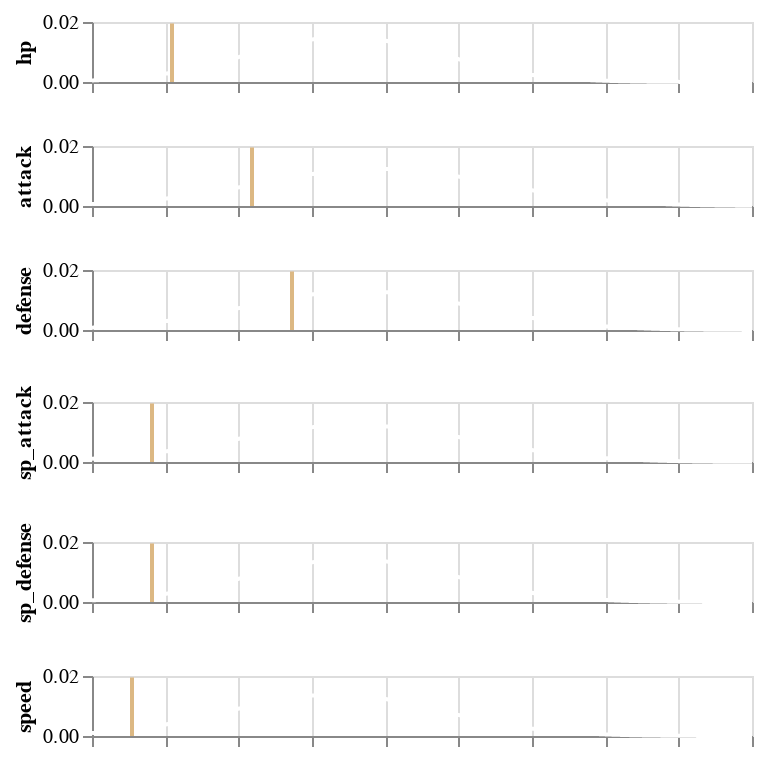

Notebook code for this chart:
### Code cell
import pandas as pd # type: ignore
import numpy as np # type: ignore
from scipy.stats import norm # type: ignore
import altair as alt # type : ignore
from typing import Optional
from functools import reduce
from itertools import chain
Vcat = lambda R,S: R & S
Ocat = lambda C,D: C + D

from models import df, COLORS_by_TYPE


types = set(chain.from_iterable(df[['type1', 'type2']].values)) - {np.nan}

ordering = pd.DataFrame(np.ones((len(types), len(types))), columns=types, index=types)



class PokeDescribe: 
    def __init__(self, datf: pd.DataFrame): 
        self.TYPE_COLOR_MAPPING = COLORS_by_TYPE
        self.HEIGHT = 30
        self.WIDTH = 330
        self.xlim = (0, 180)
        self.stats = ['hp', 'attack', 'defense', 
                      'sp_attack', 'sp_defense', 'speed']
        self.df = datf
        self.x = np.linspace(self.xlim[0], self.xlim[1], 1000)
        self.gaussians = {name: norm(loc=self.df[name].mean(), 
                                     scale=self.df[name].std()) 
                          for name in self.stats}
        self.bells = pd.DataFrame({**{'x': self.x}, 
                                   **{name: self.gaussians[name].pdf(self.x) 
                                      for name in self.stats}})
        self.C = alt.Chart(self.bells, 
                           height=self.HEIGHT, 
                           width=self.WIDTH
                          ).mark_line(color='white').encode(
            x=alt.X('x', title=None, axis=alt.Axis(labels=False)))
        self.charts = {name: self.C.encode(y=alt.Y(name, title=name)) for name in self.stats}
        self.BellCurves = reduce(Vcat, [self.charts[name] for name in self.stats])

class PokeDescribeNAME(PokeDescribe): 
    def __init__(self, datf: pd.DataFrame, Name: str): 
        super().__init__(datf)
        self.PSI = 50
        self.pokename = Name
        self.typ = self.df[self.df.name==self.pokename].type1.values[0]
        self.typ_color = self.TYPE_COLOR_MAPPING[self.typ]
        self.y_max = 1.3 * max([max(ls) for ls in [self.gaussians[st].pdf(self.x) for st in self.stats]])
        self.y = pd.DataFrame({'y': np.linspace(0, self.y_max, self.PSI)})
        self.D = alt.Chart(self.y).mark_line(color=self.typ_color).encode(y=alt.Y('y', title=''))
        self.means = {st: self.df[self.df.name==self.pokename][st].mean() for st in self.stats}
        self.Dcharts = {st: self.D.encode(x=alt.value(self.means[st]))
                        for st in self.stats}
        self.SHOW = reduce(Vcat, [self.charts[st] + self.Dcharts[st] 
                                  for st in self.stats]
                          ).configure_text(color='white', angle=90)

### Figure 1 — Vega-Lite specification as saved in the notebook (floating-point values rounded to 4 significant figures; data arrays with more than 128 entries replaced by an {"elided": "..."} marker saying what was removed)
{"$schema": "https://vega.github.io/schema/vega-lite/v2.6.0.json", "config": {"text": {"angle": 90, "color": "white"}, "view": {"height": 300, "width": 400}}, "datasets": {"data-befba9a85dc339b9acaf9ca72544468e": [{"y": 0}, {"y": 0.0003983}, {"y": 0.0007965}, {"y": 0.001195}, {"y": 0.001593}, {"y": 0.001991}, {"y": 0.00239}, {"y": 0.002788}, {"y": 0.003186}, {"y": 0.003584}, {"y": 0.003983}, {"y": 0.004381}, {"y": 0.004779}, {"y": 0.005177}, {"y": 0.005576}, {"y": 0.005974}, {"y": 0.006372}, {"y": 0.00677}, {"y": 0.007169}, {"y": 0.007567}, {"y": 0.007965}, {"y": 0.008363}, {"y": 0.008762}, {"y": 0.00916}, {"y": 0.009558}, {"y": 0.009957}, {"y": 0.01035}, {"y": 0.01075}, {"y": 0.01115}, {"y": 0.01155}, {"y": 0.01195}, {"y": 0.01235}, {"y": 0.01274}, {"y": 0.01314}, {"y": 0.01354}, {"y": 0.01394}, {"y": 0.01434}, {"y": 0.01474}, {"y": 0.01513}, {"y": 0.01553}, {"y": 0.01593}, {"y": 0.01633}, {"y": 0.01673}, {"y": 0.01713}, {"y": 0.01752}, {"y": 0.01792}, {"y": 0.01832}, {"y": 0.01872}, {"y": 0.01912}, {"y": 0.01951}], "data-c5bd6da23d9c3f4768f2fc8f076536d8": {"elided": "1000 records"}}, "vconcat": [{"layer": [{"data": {"name": "data-c5bd6da23d9c3f4768f2fc8f076536d8"}, "encoding": {"x": {"axis": {"labels": false}, "field": "x", "title": null, "type": "quantitative"}, "y": {"field": "hp", "title": "hp", "type": "quantitative"}}, "height": 30, "mark": {"color": "white", "type": "line"}, "width": 330}, {"data": {"name": "data-befba9a85dc339b9acaf9ca72544468e"}, "encoding": {"x": {"value": 40}, "y": {"field": "y", "title": "", "type": "quantitative"}}, "mark": {"color": "#DCB883", "type": "line"}}]}, {"layer": [{"data": {"name": "data-c5bd6da23d9c3f4768f2fc8f076536d8"}, "encoding": {"x": {"axis": {"labels": false}, "field": "x", "title": null, "type": "quantitative"}, "y": {"field": "attack", "title": "attack", "type": "quantitative"}}, "height": 30, "mark": {"color": "white", "type": "line"}, "width": 330}, {"data": {"name": "data-befba9a85dc339b9acaf9ca72544468e"}, "encoding": {"x": {"value": 80}, "y": {"field": "y", "title": "", "type": "quantitative"}}, "mark": {"color": "#DCB883", "type": "line"}}]}, {"layer": [{"data": {"name": "data-c5bd6da23d9c3f4768f2fc8f076536d8"}, "encoding": {"x": {"axis": {"labels": false}, "field": "x", "title": null, "type": "quantitative"}, "y": {"field": "defense", "title": "defense", "type": "quantitative"}}, "height": 30, "mark": {"color": "white", "type": "line"}, "width": 330}, {"data": {"name": "data-befba9a85dc339b9acaf9ca72544468e"}, "encoding": {"x": {"value": 100}, "y": {"field": "y", "title": "", "type": "quantitative"}}, "mark": {"color": "#DCB883", "type": "line"}}]}, {"layer": [{"data": {"name": "data-c5bd6da23d9c3f4768f2fc8f076536d8"}, "encoding": {"x": {"axis": {"labels": false}, "field": "x", "title": null, "type": "quantitative"}, "y": {"field": "sp_attack", "title": "sp_attack", "type": "quantitative"}}, "height": 30, "mark": {"color": "white", "type": "line"}, "width": 330}, {"data": {"name": "data-befba9a85dc339b9acaf9ca72544468e"}, "encoding": {"x": {"value": 30}, "y": {"field": "y", "title": "", "type": "quantitative"}}, "mark": {"color": "#DCB883", "type": "line"}}]}, {"layer": [{"data": {"name": "data-c5bd6da23d9c3f4768f2fc8f076536d8"}, "encoding": {"x": {"axis": {"labels": false}, "field": "x", "title": null, "type": "quantitative"}, "y": {"field": "sp_defense", "title": "sp_defense", "type": "quantitative"}}, "height": 30, "mark": {"color": "white", "type": "line"}, "width": 330}, {"data": {"name": "data-befba9a85dc339b9acaf9ca72544468e"}, "encoding": {"x": {"value": 30}, "y": {"field": "y", "title": "", "type": "quantitative"}}, "mark": {"color": "#DCB883", "type": "line"}}]}, {"layer": [{"data": {"name": "data-c5bd6da23d9c3f4768f2fc8f076536d8"}, "encoding": {"x": {"axis": {"labels": false}, "field": "x", "title": null, "type": "quantitative"}, "y": {"field": "speed", "title": "speed", "type": "quantitative"}}, "height": 30, "mark": {"color": "white", "type": "line"}, "width": 330}, {"data": {"name": "data-befba9a85dc339b9acaf9ca72544468e"}, "encoding": {"x": {"value": 20}, "y": {"field": "y", "title": "", "type": "quantitative"}}, "mark": {"color": "#DCB883", "type": "line"}}]}]}
